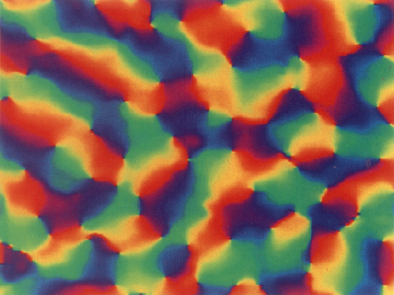
#> input picture mechanistic/v1-topology-blasdel-figure6.png, 394 x 295 px, found by its file name
$ jupyter execute --allow-errors SSN_2D_model-May-15-clean.ipynb   (shell and % lines are left out)   (Python 2 division)
#> lines starting #> are read from the running program, lines starting #| are printed output that depends on the picture
[cell 1]
import matplotlib.pyplot as plt
import matplotlib.image as mpimg
import numpy as np
from scipy.cluster.vq import kmeans2
from skimage import io, color

[cell 2]
def diff(x,y):
    return np.abs( np.mod( x - y + 90, 180) - 90 )

def G(x,y,sigma):
    return np.exp(-1*diff(x,y)**2/(2*sigma**2))

def G2D(x_range, y_range, mean, sigma):
    x0 = mean[0]
    y0 = mean[1]
    return np.exp( -1*( ( x_range-x0)**2 + (y_range-y0)**2) / (2*sigma**2) )

def mean_connections(W_ab):
    total = 0.
    for i in range(W_ab.shape[0]):
        sub_mat = W_ab[i,:,:]
        total = total + sub_mat[sub_mat != 0].size
    return total / W_ab.shape[0]

def stimulus_size(x,length,sig_RF):
    return (1.+np.exp(-(x + length/2.)/sig_RF) )**-1. * (1. - (1.+np.exp(-(x - length/2.)/sig_RF))**-1. )

[cell 3]
# Orientation preference map: for now, use k-means on Blasdel image
rgb_img = mpimg.imread('v1-topology-blasdel-figure6.png')
#> rgb_img is the input picture: shape (295, 394, 3) float32; mean R, G, B 0.498, 0.39, 0.321

plt.figure()
plt.imshow(rgb_img)
plt.title('Original topographic image')

lab_img = color.rgb2lab(rgb_img) # convert to L*a*b* colourspace
#> lab_img: shape (295, 394, 3) float32; mean of channels 0, 1, 2 46.8, 11.4, 16.1

ab = lab_img[:,:,1:]
n_rows = np.shape(ab)[0]
#> n_rows = 295
n_cols = np.shape(ab)[1]
#> n_cols = 394

ab = np.reshape(ab, (n_rows*n_cols, 2))
#> ab = 116230 pairs, first value -38.83 to 64.16, second value -38.32 to 64.02
n_colours = 6

centroids, labels = kmeans2(ab, n_colours, iter=3)
#> centroids = [[53.05, 40.66], [42.42, 89.77], [12.84, -29.52], [24.34, -14.73], [-29.51, 21.18], [10.01, 54.67]]

labels = np.reshape(labels, (n_rows, n_cols))
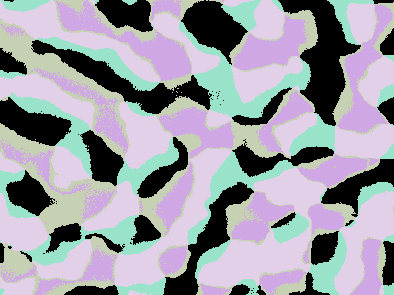
#> labels: shape (295, 394) int32; 5 distinct labels, from 0 to 5; one colour per label, 0 black

rgb_labels = np.tile(labels[:,:,None], [1,1,3])
#> rgb_labels: shape (295, 394, 3) int32; 5 distinct labels, from 0 to 5

OP_range = np.linspace(0, 180, n_colours)
full_OP_map = np.copy(labels)

for i in range(n_colours):
    seg_img = np.copy(rgb_img)
    seg_img[rgb_labels != i] = 0

    # assign an orientation preference (degrees) based on segmentation
    full_OP_map[full_OP_map == i] = OP_range[i]
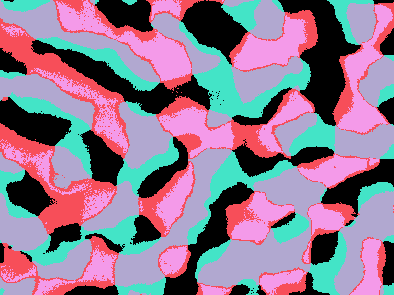
#> full_OP_map: shape (295, 394) int32; 5 distinct labels, from 0 to 180; one colour per label, 0 black
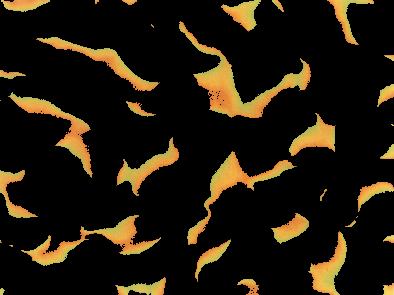
#> seg_img: shape (295, 394, 3) float32; mean R, G, B 0.131, 0.0998, 0.0438

    # Show the individual segmented images:
#     plt.figure()
#     plt.imshow(seg_img)

[cell 4]
# Determine the connection probabilities

N_pairs = 75 # no. of E/I pairs to a side of a grid
field_size = 16. # size of field to a side (degrees)
dx = field_size / N_pairs

xy_range = np.linspace(0, field_size, N_pairs, False)
# xy_range = np.linspace(-field_size/2, field_size/2, N_pairs)

xv, yv = np.meshgrid(xy_range, xy_range) # x and y grid values (degrees)

# sample the OP map uniformly
min_dim = np.min(np.shape(full_OP_map))
#> min_dim = 295
o_samples = np.round(np.linspace(0, min_dim-1, N_pairs))
#> o_samples = 75 values from 0 to 294

xo, yo = np.meshgrid(o_samples, o_samples)

xo = xo.astype(int)
yo = yo.astype(int)

OP_map = full_OP_map[yo,xo]
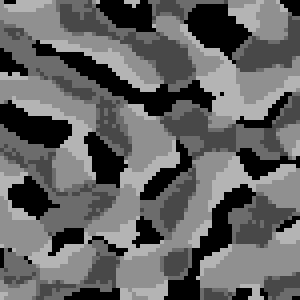
#> OP_map: shape (75, 75) int32 (shown 4 times larger); min 0, max 180, mean 100.4

# Rodent map
# OP_map = np.floor(np.random.rand(N_pairs, N_pairs)*180)

# Connection weight parameters (from supp. materials S1.1.2):
kappa_E = 0.1
kappa_I = 0.5
J_EE = 0.1
J_IE = 0.38
J_EI = 0.089
J_II = 0.096

sig_EE = 8*dx
sig_IE = 12*dx
sig_EI = 4*dx
sig_II = 4*dx
sig_ori = 45

# calculate probability of no connections for each neuron (sparse connectivity)

G_EE = np.zeros((N_pairs**2, N_pairs, N_pairs))
G_IE = np.copy(G_EE)

# may not need these
G_EI = np.copy(G_EE)
G_II = np.copy(G_EE)

G_ori = np.copy(G_EE)

pW_EE = np.copy(G_EE)
pW_IE = np.copy(G_EE)
pW_EI = np.copy(G_EE)
pW_II = np.copy(G_EE)

#> (the rest of this cell did not finish here and is left out)

#> (a cell that did not finish here is left out)

[cell 6]
# Show the connection maps (optional to run)
nx = 30
ny = 55
neuron_index = ny+nx*N_pairs
plt.figure()
plt.imshow(OP_map)
plt.colorbar()

plt.figure()
plt.imshow(G_EE[neuron_index,:,:])
plt.colorbar()

plt.figure()
plt.imshow(G_ori[neuron_index,:,:])
plt.colorbar()

plt.figure()
#> (the rest of this cell did not finish here and is left out)

#> (a cell that did not finish here is left out)

[cell 8]
samples = np.floor(np.random.rand(10)*N_pairs**2)

#> (the rest of this cell did not finish here and is left out)

[cell 9]
# Model parameters (from supplementary methods)

k   = np.random.normal(0.012, 0.05*0.012, (N_pairs, N_pairs))
n_E = np.random.normal(2.0, 0.05*2.0, (N_pairs, N_pairs))
n_I = np.random.normal(2.2, 0.05*2.2, (N_pairs, N_pairs))
sig_FF = 32
sig_RF = dx

tau_E = np.random.normal(0.02, 0.05*0.02, (N_pairs, N_pairs))
tau_I = np.random.normal(0.01, 0.05*0.01, (N_pairs, N_pairs))

[cell 10]
def generate_ext_stimulus(ori, size, centre, full_frame=False):
    G_FF = G(ori, OP_map, sig_FF)
#> in diff, `return np.abs( np.mod( x - y + 90, 180) - 90 )`:
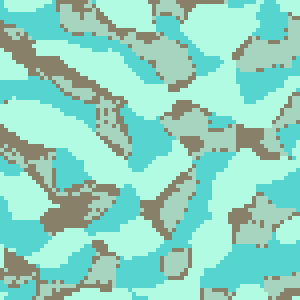
#> returned value: shape (75, 75) int32 (shown 4 times larger); 4 distinct labels, from 27 to 81; one colour per label, 0 black
#> in G, `return np.exp(-1*diff(x,y)**2/(2*sigma**2))`:
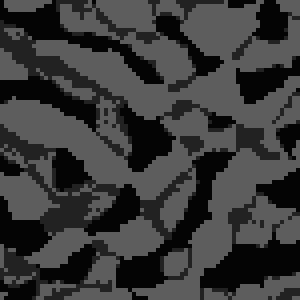
#> returned value: shape (75, 75) float64 (shown 4 times larger); min 0.0183, max 0.368, mean 0.228

    if full_frame==True:
        h = G_FF
    else:
        x_distance = np.abs(xv - centre[0])
        y_distance = np.abs(yv - centre[1])
        dist = np.sqrt(x_distance**2 + y_distance**2)
        s_l = stimulus_size(dist, size, sig_RF)
#         h = np.multiply( s_l, G_FF )
        h = s_l * G_FF
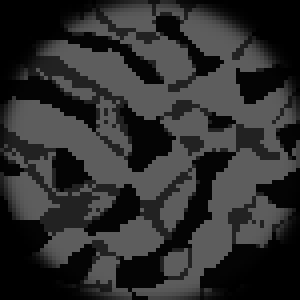
#> h: shape (75, 75) float64 (shown 4 times larger); min 3.29e-09, max 0.368, mean 0.185

    return h

[cell 11]
def run_simulation( dt, timesteps, c, h, init_cond=[np.zeros((N_pairs, N_pairs)),np.zeros((N_pairs, N_pairs))]):

#> called with dt = 0.001, timesteps = 100, c = 40
    r_E = np.zeros((timesteps, N_pairs, N_pairs))
    r_I = np.copy(r_E)

    # add initial conditions:
    r_E[0,:,:] = init_cond[0]
    r_I[0,:,:] = init_cond[1]

    I_E = np.zeros((timesteps, N_pairs, N_pairs))
    I_I = np.copy(I_E)
    # rSS_E = np.copy(I_E)
    # rSS_I = np.copy(I_I)

    for t in range(1,timesteps):
        # [5 lines of commented-out code are left out]
        I_E[t,:,:] = c*h + np.sum( np.reshape(np.multiply(W_EE, r_E[t-1,:,:]), (N_pairs, N_pairs, N_pairs**2)), 2).T - np.sum( np.reshape(np.multiply(W_EI, r_I[t-1,:,:]), (N_pairs, N_pairs, N_pairs**2)), 2).T
        I_I[t,:,:] = c*h + np.sum( np.reshape(np.multiply(W_IE, r_E[t-1,:,:]), (N_pairs, N_pairs, N_pairs**2)), 2).T - np.sum( np.reshape(np.multiply(W_II, r_I[t-1,:,:]), (N_pairs, N_pairs, N_pairs**2)), 2).T

        # steady state firing rates - power law I/O
        rSS_E = np.multiply(k, np.power(np.fmax(0,I_E[t,:,:]), n_E))
        rSS_I = np.multiply(k, np.power(np.fmax(0,I_I[t,:,:]), n_I))

        # set negative steady state rates to zero
        rSS_E[rSS_E < 0] = 0
        rSS_I[rSS_I < 0] = 0

        # instantaneous firing rates approaching steady state
        r_E[t,:,:] = r_E[t-1,:,:] + dt*(np.divide(-r_E[t-1,:,:]+rSS_E, tau_E))
        r_I[t,:,:] = r_I[t-1,:,:] + dt*(np.divide(-r_I[t-1,:,:]+rSS_I, tau_I))
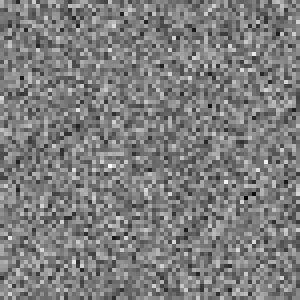
#> k: shape (75, 75) float64 (shown 4 times larger); min 0.00976, max 0.0143, mean 0.012; drawn with min black and max white

    return [r_E, r_I, I_E, I_I]

[cell 12]
# run a single simulation for testing

h = generate_ext_stimulus(45, 16, (8,8))
dt = 0.001
timesteps = 100
c = 40
#> (the rest of this cell did not finish here and is left out)

[cell 13]
plt.figure()
# plt.hold(True)
#> (the rest of this cell did not finish here and is left out)

#> (a cell that did not finish here is left out)

[cell 15]
# run simulations to reproduce mean length tuning curves, figure 6E
# We want to use neurons that demonstrate significant surround suppression - higher than 0.25
# (this will take a long time to run)
size_range = np.linspace(1,16,10) # size
c = 40
stim_ori = 45 # degrees
centre = (8,8)
h_range = np.zeros((len(size_range), N_pairs, N_pairs))

for i in range(len(size_range)):
    h_range[i,:,:] = generate_ext_stimulus(stim_ori, size_range[i], centre)
#> this loop made 10 passes
#> pass 1, in generate_ext_stimulus (call 2), `h = s_l * G_FF`:
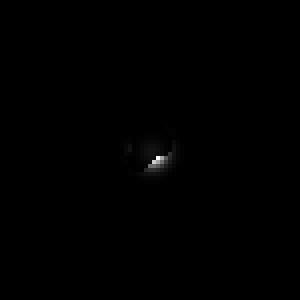
#> h: shape (75, 75) float64 (shown 4 times larger); min 0, max 0.202, mean 0.000395; drawn with min black and max white
#> pass 3, in generate_ext_stimulus (call 4), `h = s_l * G_FF`:
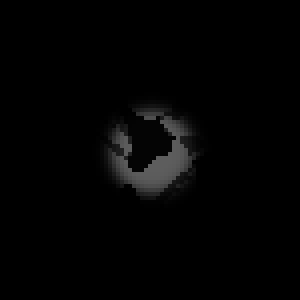
#> h: shape (75, 75) float64 (shown 4 times larger); min 0, max 0.368, mean 0.013

dt = 0.001
timesteps = 100

# store all the firing rates for every trial
#> (the rest of this cell did not finish here and is left out)
